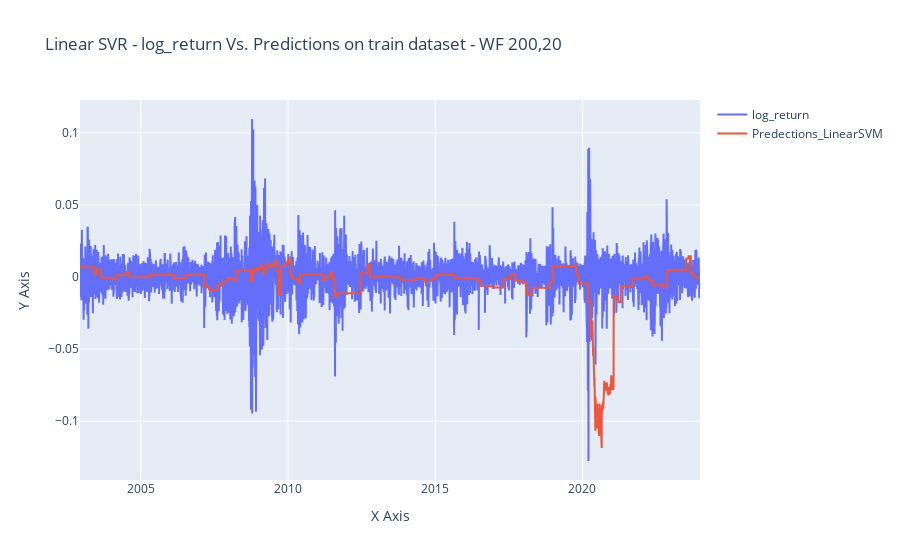

The cell this chart's notebook holds for it:
### Code cell
# Assuming df is your DataFrame containing the data
# Replace 'feature1' and 'feature2' with the names of the features you want to plot
feature1 = 'log_return'
feature2 = 'Predections_LinearSVM'

# Create line plot
fig = go.Figure(data=go.Scatter(
    x=sp500_d.index,  # Assuming the index represents x-axis values
    y=sp500_d[feature1],
    mode='lines',
    name=feature1
))

# Add another line plot for the second feature
fig.add_trace(go.Scatter(
    x=sp500_d.index,  # Assuming the index represents x-axis values
    y=sp500_d[feature2],
    mode='lines',
    name=feature2
))

# Customize layout
fig.update_layout(
    title='Linear SVR - log_return Vs. Predictions on train dataset - WF 200,20',
    xaxis=dict(title='X Axis'),  # Customize x-axis label
    yaxis=dict(title='Y Axis'),  # Customize y-axis label
    hovermode='closest'
)

# Show plot
fig.show()

### Figure 1 — Plotly figure (JSON) as saved in the notebook; plotly's stock layout.template omitted (floating-point values rounded to 4 significant figures; data arrays with more than 128 entries replaced by an {"elided": "..."} marker saying what was removed)
{"data": [{"mode": "lines", "name": "log_return", "type": "scatter", "x": {"elided": "5300 str values"}, "y": {"elided": "5300 float values"}}, {"mode": "lines", "name": "Predections_LinearSVM", "type": "scatter", "x": {"elided": "5300 str values"}, "y": {"elided": "5300 float values"}}], "layout": {"hovermode": "closest", "title": {"text": "Linear SVR - log_return Vs. Predictions on train dataset - WF 200,20"}, "xaxis": {"title": {"text": "X Axis"}}, "yaxis": {"title": {"text": "Y Axis"}}}}
